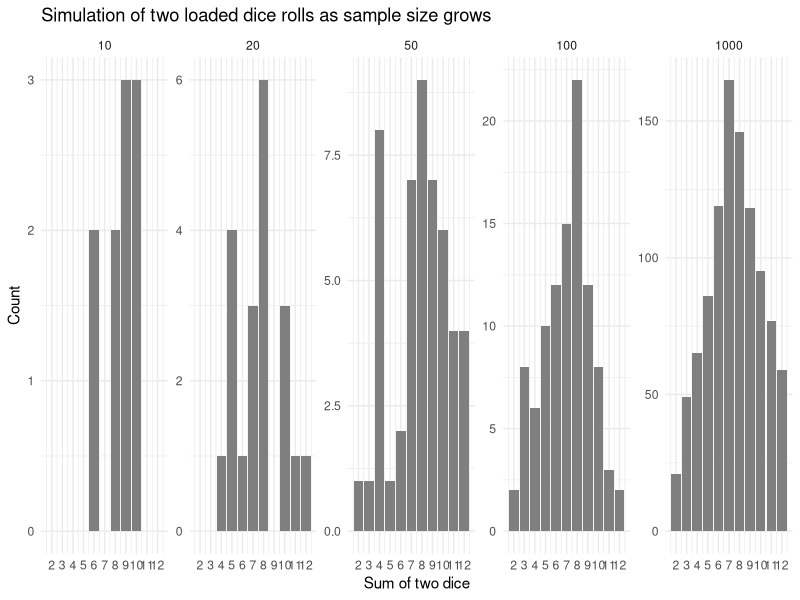

Write R code to recreate this figure.
## ---- chunk 1
#| message: false
library(tidyverse)
## ---- chunk 2
#| cache: true
throw_dice <- function(n, weights = rep(1/6, 6)) {
  die1 <- sample(1:6, size = n, replace = TRUE, prob = weights)
  die2 <- sample(1:6, size = n, replace = TRUE, prob = weights)
  die1 + die2
}
## ---- chunk 3
set.seed(10)
tibble(n = c(10, 20, 50, 100, 1000)) |>
  mutate(sum = map(n, ~ throw_dice(.x, weights = c(0.15, 0.15, 0.15, 0.15, 0.15, 0.25)))) |>
  unnest(cols = c(sum)) |>
  mutate(n = factor(n, levels = c(10, 20, 50, 100, 1000))) |>
  ggplot(aes(x = sum)) +
  geom_bar(fill = "grey50") +
  scale_x_continuous(breaks = 2:12) +
  facet_wrap(~ n, scales = "free_y", nrow = 1) +
  labs(title = "Simulation of two loaded dice rolls as sample size grows",
       x = "Sum of two dice", y = "Count") +
  theme_minimal()
## ---- chunk 4
tibble(face = 1:6,
       p_loaded = c(0.14, 0.14, 0.14, 0.14, 0.14, 0.30),
       p_fair   = 1/6,
       likelihood_ratio = round(p_loaded / p_fair, 3))
